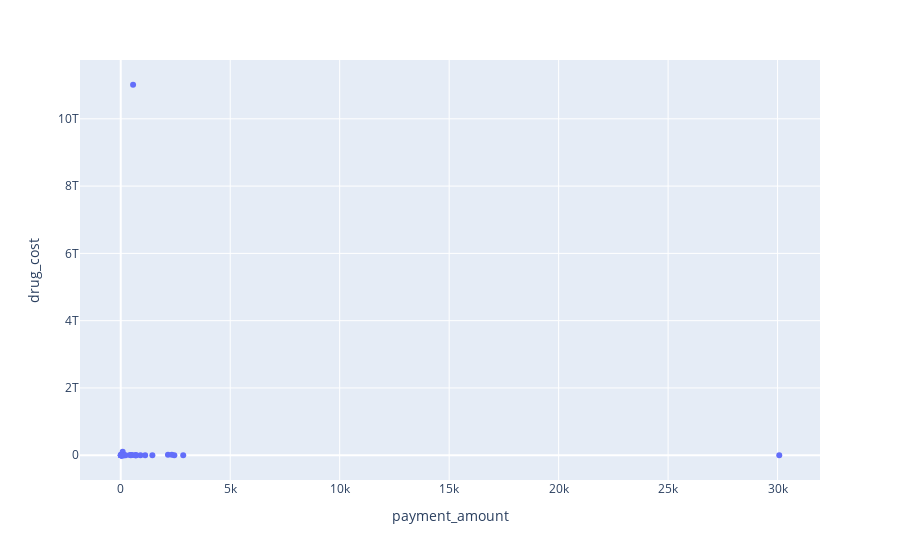

Source (notebook cell):
### Code cell
# plot
fig5 = px.scatter(payment_cost_per_state_df, x="payment_amount", y="drug_cost")
fig5.show()
